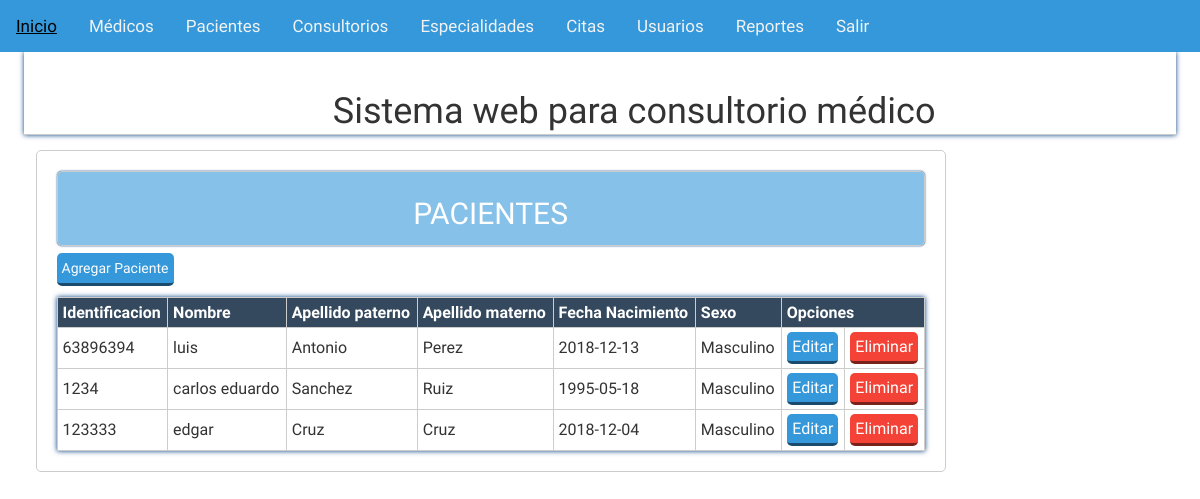
Screenshot of /vista/pacientes_vista.php with the database file from the repository.
### tables this page shows
CREATE TABLE `pacientes` (
  `idPaciente` int(11) NOT NULL AUTO_INCREMENT,
  `pacIdentificacion` char(15) NOT NULL,
  `pacNombre` varchar(50) NOT NULL,
  `pacApellidopat` varchar(50) NOT NULL,
  `pacApellidomat` varchar(45) DEFAULT NULL,
  `pacFechaNacimiento` date NOT NULL,
  `pacSexo` enum('Femenino','Masculino') NOT NULL,
  PRIMARY KEY (`idPaciente`),
  UNIQUE KEY `pacIdentificacion` (`pacIdentificacion`)
);

### vista/pacientes_vista.php (the view, shortened to what this page needs)
<?php
try{
	$conexion = new PDO('mysql:host=localhost;dbname=centromedico','root','12345');
}catch(PDOException $e){
	echo "Error: ". $e->getMessage();
}
$consulta = $conexion -> prepare("
	SELECT * FROM pacientes");
$consulta ->execute();
$consulta = $consulta ->fetchAll();
?>
<?php include 'plantillas/header.php'; ?>
	<section class="main">
		<div class="wrapp">
			<?php include 'plantillas/nav.php'; ?>
				<article>
					<div class="mensaje">
						<h2>PACIENTES</h2>
					</div>
					<a class="agregar" href="agregarpacientes.php">Agregar Paciente</a>
					<table class="tabla">
						  <tr>
							<th>Identificacion</th>
							<th>Nombre</th>
							<th>Apellido paterno</th>
							<th>Apellido materno</th>
							<th>Fecha Nacimiento</th>
							<th>Sexo</th>
							<th colspan="2">Opciones</th>
						  </tr>
						<?php foreach ($consulta as $Sql): ?>
						<tr>
							<?php echo "<td>". $Sql['pacIdentificacion']. "</td>"; ?>
							<?php echo "<td>". $Sql['pacNombre']. "</td>"; ?>
							<?php echo "<td>". $Sql['pacApellidopat']. "</td>"; ?>
							<?php echo "<td>". $Sql['pacApellidomat']. "</td>"; ?>
							<?php echo "<td>". $Sql['pacFechaNacimiento']. "</td>"; ?>
							<?php echo "<td>". $Sql['pacSexo']. "</td>"; ?>
                            <?php echo "<td class='centrar'>"."<a href='actualizapacientes.php?idPaciente=".$Sql['idPaciente']."' class='editar'>Editar</a>". "</td>"; ?>
                          	<?php echo "<td class='centrar'>"."<a onclick=msg(".$Sql['idPaciente'].") class='eliminar'>Eliminar</a>". "</td>"; ?>
						</tr>
						<?php endforeach; ?>
					</table>
				</article>
	</section>
<?php include 'plantillas/footer.php'; ?>
</body>
</html>

### vista/plantillas/header.php
<div class="barra">
		<a href="index.php" title="CenterMedicine"><i class="activado"></i> Inicio</a>
		<a href="medicos.php" title="Medicos">Médicos</a>
		<a href="pacientes.php" title="Pacientes">Pacientes</a>
		<a href="consultorios.php" title="Consultorios">Consultorios</a>
           <a href="especialidades.php" >Especialidades</a>
           <a href="citas.php" title="Citas">Citas</a>
		<a href="usuarios.php" title="Usuarios">Usuarios</a>
           <a href="reporte.php" title="Reportes">Reportes</a>
           <a href="cerrar.php" title="Cerrar Sesion"> Salir</a>
</div>

### vista/plantillas/nav.php (shortened to what this page needs)
<!DOCTYPE html>
<html lang="en">
<head>
	<link rel="stylesheet" href="css/estiloss.css">
	<link rel="stylesheet" href="path/to/font-awesome/css/font-awesome.min.css">
</head>
<body bgcolor="AF7AC5">
    <header>
		<div class="wrapp">
			<h1>&nbsp  &nbsp  &nbsp  &nbsp  &nbsp  &nbsp  &nbsp  &nbsp  &nbsp  &nbsp  &nbsp  &nbsp   &nbsp &nbsp  &nbsp  &nbsp  Sistema web para consultorio médico</h1>
		</div>
	</header>

### vista/plantillas/footer.php (shortened to what this page needs)
<link href="//maxcdn.bootstrapcdn.com/bootstrap/3.3.0/css/bootstrap.min.css" rel="stylesheet" id="bootstrap-css">

### css/estiloss.css (style rules this page uses)
* { -webkit-box-sizing: border-box; -moz-box-sizing: border-box; box-sizing: border-box; margin:0px; padding:0px; font-family: 'Antic', sans-serif; }
body { background: rgba(0,0,0,.01); color:#000; }
.wrapp { padding: 0% 2%; width:100%; margin:auto; overflow: hidden; text-align:cente }
header { text-transform: none; width: 100%; height: 83px; padding:20px 0; overflow: hidden; font-size: 2.5em; border-bottom: 1px solid rgba(0,0,0,.2); margin-bottom:5px ; box-shadow: 0 0px 5px #013D82 !important; }
.mensaje { background: #85C1E9; padding:5px; color:#fff; border-radius:5px; text-align: center; font-size: 1.5em; margin-bottom: 5px; box-shadow: 0 0px 2px #013D82 !important; }
article a { display:block; font-weight: normal; }
article { margin: 10px 0px; margin-left:1%; float: left; width: 79%; padding:20px; background: rgb(255, 255, 255); border-radius:5px; }
article,aside, .mensaje { border:1px solid #ccc; }
article a { margin: 2px 0px; display:inline-block; padding: 5px; color: white; border-radius:5px; cursor:pointer; border-bottom: 3px solid rgba(0, 0, 0,.5); width:auto; text-decoration:none; text-align:center; position: relative; }
article .agregar { background:#3498DB; }
article .editar { background:#3498DB; }
article .eliminar { background:#F44336; }
footer li,a { text-decoration: none; color: #fff; }
.tabla { box-shadow: 0 0px 5px #013D82 !important; width:100%; margin-top: 1%; border-collapse: collapse; }
.tabla th { background: #34495E; padding: 5px; color:white; }
.centrar { text-align: center; }
.tabla td { padding: 2px 5px; }
.tabla td,th { border:1px solid #ccc; }
a, .Dra { color: #34495E; }
.barra { background-color: #3498DB; overflow: hidden; }
.barra a { float: left; color: #f2f2f2; text-align: center; padding: 14px 16px; text-decoration: none; font-size: 17px; }

### rows the page displays
pacientes: pacIdentificacion "63896394", pacNombre "luis", pacApellidopat "Antonio", pacApellidomat "Perez", pacFechaNacimiento "2018-12-13", pacSexo "Masculino"
pacientes: pacIdentificacion "1234", pacNombre "carlos eduardo", pacApellidopat "Sanchez", pacApellidomat "Ruiz", pacFechaNacimiento "1995-05-18", pacSexo "Masculino"
pacientes: pacIdentificacion "123333", pacNombre "edgar", pacApellidopat "Cruz", pacApellidomat "Cruz", pacFechaNacimiento "2018-12-04", pacSexo "Masculino"
